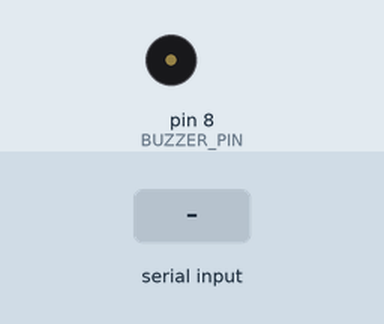
This sketch was run on a simulated Arduino Uno, built with avr-gcc and run on an emulated ATmega328P. Shown: buzzer (waves = sounding, pin HIGH). The test bench sets the inputs (shaded band).

Above: at 1.2 s.
1.3 s: "ALERT\n" received over Serial
At 2.3 s:
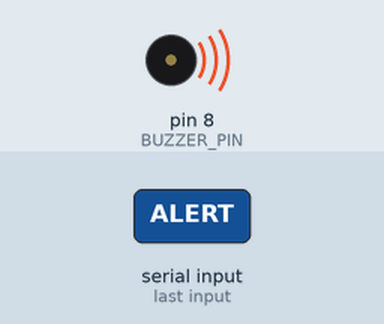
2.8 s: "CLEAR\n" received over Serial
At 3.5 s:
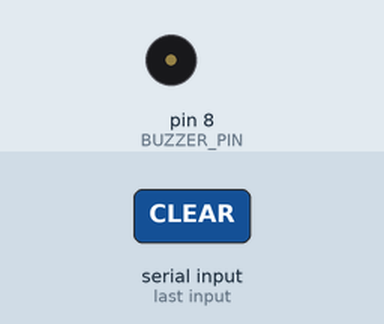
Timing chart, 0 to 5.8 s (numbered marks = the images above; inputs shaded):
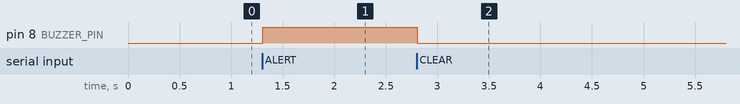

Measured:
- after the input at 1.3 s, pin 8 (BUZZER_PIN): LOW → HIGH at once
- after the input at 2.8 s, pin 8 (BUZZER_PIN): HIGH → LOW at once

The sketch:

buzzer_alert.ino
```cpp
const int BUZZER_PIN = 8;
String command;

void setup() {
  pinMode(BUZZER_PIN, OUTPUT);
  digitalWrite(BUZZER_PIN, LOW);
  Serial.begin(9600);
}

void loop() {
  if (!Serial.available()) {
    return;
  }

  command = Serial.readStringUntil('\n');
  command.trim();
  if (command == "ALERT") {
    digitalWrite(BUZZER_PIN, HIGH);
  } else if (command == "CLEAR") {
    digitalWrite(BUZZER_PIN, LOW);
  }
}
```
